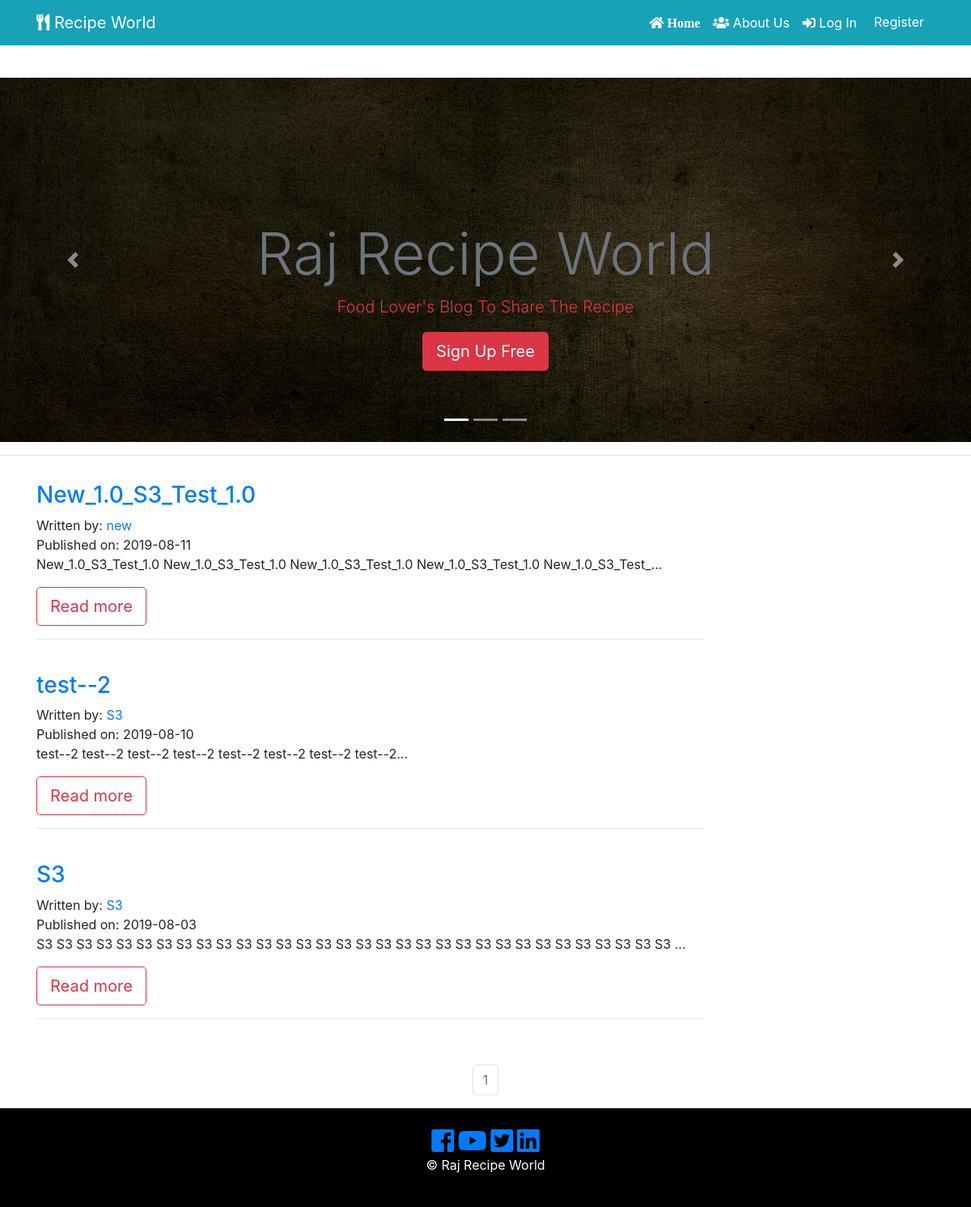
The page / on the database its author committed.
### recipe_app/models.py (models this page shows, shortened)
class RecipePost(db.Model):
    users = db.relationship(User)
    id = db.Column(db.Integer, primary_key=True)
    user_id = db.Column(db.Integer, db.ForeignKey('users.id'), nullable=False)
    date = db.Column(db.DateTime, nullable=False, default=datetime.utcnow)
    recipe_image = db.Column(db.String(128), default=None, nullable=True)
    recipe_name = db.Column(db.String(164), nullable=False)
    course = db.Column(db.String(164), nullable=False)
    food_category = db.Column(db.String(164), nullable=False)
    cuisine = db.Column(db.String(164), nullable=False)
    prep_time = db.Column(db.String(164), nullable=False)
    cook_time = db.Column(db.String(164), nullable=False)
    allergens = db.Column(db.String(164), nullable=False)
    serving = db.Column(db.String(164), nullable=False)
    ingredients = db.Column(db.Text, nullable=False)
    recipe_description = db.Column(db.Text, nullable=False)

class User(db.Model, UserMixin):
     __tablename__ = 'users'
     id = db.Column(db.Integer, primary_key = True)
     picture = db.Column(db.String(128), default='default_profile.png', nullable=False)
     email = db.Column(db.String(64), unique=True, index=True)
     username = db.Column(db.String(64), unique=True, index=True)
     password_hash = db.Column(db.String(128))
     recipe = db.relationship('RecipePost', backref='author', lazy=True)

### recipe_app/core/views.py (the view)
@core.route('/')
def index():
    page = request.args.get('page', 1, type=int)
    all_recipies_posts = RecipePost.query.order_by(RecipePost.date.desc()).paginate(page=page, per_page=10)
    return render_template('index.html', all_recipies_posts = all_recipies_posts)

### recipe_app/templates/index.html (shortened to what this page needs)
{% extends "base.html" %}
{% block content %}
  <section id="showcase" class="">
    <div id="myCarousel" class="carousel slide" data-ride="carousel">
      <ol class="carousel-indicators">
        <li data-target="#myCarousel" data-slide-to="0" class="active"></li>
        <li data-target="#myCarousel" data-slide-to="1"></li>
        <li data-target="#myCarousel" data-slide-to="2"></li>
      </ol>
      <div class="carousel-inner">
        <div class="carousel-item carousel-image-1 active">
          <div class="container">
            <div class="carousel-caption d-none d-sm-block text-center mb-5">
              <h1 class="display-3 text-secondary"> Raj Recipe World</h1>
              <p class="lead text-danger"> Food Lover's Blog To Share The Recipe </p>
              <a href="contact.html" class="btn btn-danger btn-lg">Sign Up Free</a>
            </div>
          </div>
        </div>
      </div>
      <a href="#myCarousel" data-slide="prev" class="carousel-control-prev">
        <span class="carousel-control-prev-icon"></span>
      </a>
      <a href="#myCarousel" data-slide="next" class="carousel-control-next">
        <span class="carousel-control-next-icon"></span>
      </a>
    </div>
  </section>
  <hr>
<section id="info" class="py-3">
  <div class="container">
    {% for recipe in all_recipies_posts.items %}
    <div class="row">
      <div class="col-md-9 align-self-center">
        <h3> <a href="{{ url_for('recipe_posts.recipe_post', recipe_post_id=recipe.id) }}">{{ recipe.recipe_name }}</a> </h3>
          <p>
            Written by: <a href="{{ url_for('users.user_recipies', username = recipe.author.username) }}">{{ recipe.author.username }}</a>
            <br/>
            Published on: {{ recipe.date.strftime('%Y-%m-%d') }}
            <br/>
            {{ recipe.recipe_description[:100] }}...
            </p>
              <a href="{{ url_for('recipe_posts.recipe_post', recipe_post_id=recipe.id) }}" class="btn btn-outline-danger btn-lg">Read more</a>
              <hr>
               <br/>
          </div>
            <div class="col-md-3">
             </div>
           </div>
           {% endfor %}
  </div>
</section>
<nav aria-label="Page navigation example">
  <ul class="pagination justify-content-center">
    {% for page_num in all_recipies_posts.iter_pages(left_edge=1, right_edge=1, left_current=1, right_current=2) %}
            {% if all_recipies_posts.page == page_num %}
              <li class="page-item disabled">
                <a class="page-link" href="{{ url_for('core.index', page=page_num) }}">{{ page_num }}</a>
              </li>
            {% else %}
              <li class="page-item">
                <a class="page-link" href="{{ url_for('core.index', page=page_num) }}">{{ page_num }}</a>
              </li>
            {% endif %}
    {% endfor %}
  </ul>
</nav>
{% endblock %}

### recipe_app/templates/base.html (shortened to what this page needs)
<!DOCTYPE html>
<html lang="en">
  <head>
      <link rel="stylesheet" href="https://stackpath.bootstrapcdn.com/bootstrap/4.3.1/css/bootstrap.min.css">
      <link type="text/css" rel="stylesheet" href="{{ url_for('static', filename='css/master.css') }}"/>
      <link rel="stylesheet" href="https://use.fontawesome.com/releases/v5.3.1/css/all.css"
>
      <link rel="stylesheet" href="https://cdnjs.cloudflare.com/ajax/libs/ekko-lightbox/5.3.0/ekko-lightbox.css" />
      <link rel="stylesheet" href="https://cdnjs.cloudflare.com/ajax/libs/slick-carousel/1.9.0/slick.css" />
      <link rel="stylesheet" href="https://cdnjs.cloudflare.com/ajax/libs/slick-carousel/1.9.0/slick-theme.min.css" />
  </head>
<body>
  <header class="py-5" >
<nav class="navbar navbar-expand-sm navbar-dark bg-info fixed-top ">
    <div class="container">
      <a href="{{ url_for('core.index') }}" target="_blank" class="navbar-brand"> <i class="fas fa-utensils icon-nav"></i> Recipe World</a>
      <div class="collapse navbar-collapse" id="navbarCollapse">
         <ul class="navbar-nav ml-auto">
            <li class="nav-item active">
              <a class="nav-link text-white" href="{{ url_for('core.index') }}">
                <i class="fas fa-home icon-nav"> Home </i>
              </a>
            </li>
            <li class="nav-item">
              <a class="nav-link text-white" href="{{ url_for('core.info') }}"> <i class="fas fa-users icon-nav"></i> About Us</a>
            </li>
            {% if current_user.is_authenticated %}
            <li class="nav-item">
                <a class="nav-link text-white" href="{{ url_for('users.logout') }}"> <i class="fas fa-sign-out-alt icon-nav"></i> Log Out </a>
            </li>
            <li class="nav-item">
                <a class="nav-link text-white" href="{{ url_for('users.account') }}">
                  <i class="fas fa-user icon-nav"> </i> Profile </a>
            </li>
            <li class="nav-item">
                <a class="nav-link text-white" href="{{ url_for('recipe_posts.create_recipe') }}">
                  <i class="fas fa-plus icon-nav"></i> Add Recipe</a>
            </li>
             <li class="nav-item">
                <a class="nav-link text-white" href="{{ url_for('users.user_recipies' , username=current_user.username) }}"> <i class="fas fa-user-circle icon-nav"> </i> {{ current_user }} </a>
              </li>
              {% else %}
              <li class="nav-item">
                  <a class="nav-link text-white" href="{{ url_for('users.login') }}"> <i class="fas fa-sign-in-alt icon-nav"></i> Log In </a>
              </li>
              <li class="nav-item">
                  <a href="{{ url_for('users.register') }}" class="btn btn-info btn-md">
                   Register
                </a>
              </li>
              {% endif %}
    </ul>
    </div>
   </div>
  </nav>
 </header>
  {% block content %}
  {% endblock %}
         <footer id="main-footer" class="text-center p-4">
          <div class="container">
              <div class="row">
                <div class="col">
                    <a href="#"> <i class="fab fa-facebook-square fa-2x"> </i> </a>
                    <a href="#"> <i class="fab fa-youtube fa-2x"> </i> </a>
                    <a href="#"> <i class="fab fa-twitter-square fa-2x"></i> </a>
                    <a href="#"> <i class="fab fa-linkedin fa-2x"></i> </a>
                  <p> &copy;
                     Raj Recipe World </p>
                </div>
              </div>
            </div>
          </footer>
  </body>
</html>

### recipe_app/static/css/master.css (style rules this page uses)
.carousel-item { height: 450px; }
.carousel-image-1 { background: url('../img/cook-3_1920.jpg'); background-size: cover; }
#main-footer { background: #000; color: #fff; }

### rows shown on the page
RecipePost: recipe_name "New_1.0_S3_Test_1.0", author.username "new", date "2019-08-11", recipe_description "New_1.0_S3_Test_1.0 New_1.0_S3_Test_1.0 New_1.0_S3_Test_1.0 New_1.0_S3_Test_1.0 New_1.0_S3_Test_"
RecipePost: recipe_name "test--2", author.username "S3", date "2019-08-10", recipe_description "test--2 test--2 test--2 test--2 test--2 test--2 test--2 test--2"
RecipePost: recipe_name "S3", author.username "S3", date "2019-08-03", recipe_description "S3 S3 S3 S3 S3 S3 S3 S3 S3 S3 S3 S3 S3 S3 S3 S3 S3 S3 S3 S3 S3 S3 S3 S3 S3 S3 S3 S3 S3 S3 S3 S3"

### other values the page prints
{{ page_num }} "1"
